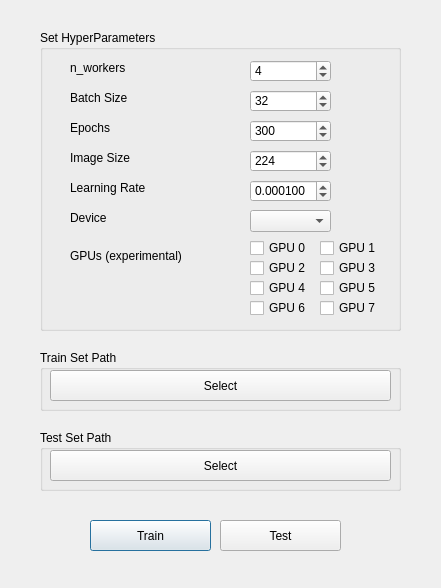
<?xml version="1.0" encoding="UTF-8"?>
<ui version="4.0">
 <class>QMainDialog</class>
 <widget class="QDialog" name="QMainDialog">
  <property name="geometry">
   <rect>
    <x>0</x>
    <y>0</y>
    <width>441</width>
    <height>588</height>
   </rect>
  </property>
  <property name="windowTitle">
   <string>Dialog</string>
  </property>
  <property name="modal">
   <bool>false</bool>
  </property>
  <widget class="QPushButton" name="pushButton_train">
   <property name="geometry">
    <rect>
     <x>90</x>
     <y>520</y>
     <width>121</width>
     <height>31</height>
    </rect>
   </property>
   <property name="text">
    <string>Train</string>
   </property>
  </widget>
  <widget class="QPushButton" name="pushButton_test">
   <property name="geometry">
    <rect>
     <x>220</x>
     <y>520</y>
     <width>121</width>
     <height>31</height>
    </rect>
   </property>
   <property name="text">
    <string>Test</string>
   </property>
  </widget>
  <widget class="QGroupBox" name="groupBox">
   <property name="geometry">
    <rect>
     <x>40</x>
     <y>30</y>
     <width>361</width>
     <height>301</height>
    </rect>
   </property>
   <property name="title">
    <string>Set HyperParameters</string>
   </property>
   <property name="flat">
    <bool>false</bool>
   </property>
   <property name="checkable">
    <bool>false</bool>
   </property>
   <widget class="QLabel" name="label_6">
    <property name="geometry">
     <rect>
      <x>30</x>
      <y>30</y>
      <width>81</width>
      <height>16</height>
     </rect>
    </property>
    <property name="text">
     <string>n_workers</string>
    </property>
   </widget>
   <widget class="QCheckBox" name="checkBox_GPU0">
    <property name="geometry">
     <rect>
      <x>210</x>
      <y>210</y>
      <width>81</width>
      <height>16</height>
     </rect>
    </property>
    <property name="text">
     <string>GPU 0</string>
    </property>
   </widget>
   <widget class="QLabel" name="label">
    <property name="geometry">
     <rect>
      <x>30</x>
      <y>150</y>
      <width>81</width>
      <height>16</height>
     </rect>
    </property>
    <property name="text">
     <string>Learning Rate</string>
    </property>
   </widget>
   <widget class="QCheckBox" name="checkBox_GPU1">
    <property name="geometry">
     <rect>
      <x>280</x>
      <y>210</y>
      <width>81</width>
      <height>16</height>
     </rect>
    </property>
    <property name="text">
     <string>GPU 1</string>
    </property>
   </widget>
   <widget class="QLabel" name="label_2">
    <property name="geometry">
     <rect>
      <x>30</x>
      <y>210</y>
      <width>151</width>
      <height>31</height>
     </rect>
    </property>
    <property name="frameShape">
     <enum>QFrame::NoFrame</enum>
    </property>
    <property name="text">
     <string>GPUs (experimental)</string>
    </property>
   </widget>
   <widget class="QSpinBox" name="spinBox_epochs">
    <property name="geometry">
     <rect>
      <x>210</x>
      <y>90</y>
      <width>81</width>
      <height>22</height>
     </rect>
    </property>
    <property name="maximum">
     <number>1000</number>
    </property>
    <property name="value">
     <number>300</number>
    </property>
   </widget>
   <widget class="QLabel" name="label_4">
    <property name="geometry">
     <rect>
      <x>30</x>
      <y>90</y>
      <width>81</width>
      <height>16</height>
     </rect>
    </property>
    <property name="text">
     <string>Epochs</string>
    </property>
   </widget>
   <widget class="QCheckBox" name="checkBox_GPU3">
    <property name="geometry">
     <rect>
      <x>280</x>
      <y>230</y>
      <width>81</width>
      <height>16</height>
     </rect>
    </property>
    <property name="text">
     <string>GPU 3</string>
    </property>
   </widget>
   <widget class="QCheckBox" name="checkBox_GPU2">
    <property name="geometry">
     <rect>
      <x>210</x>
      <y>230</y>
      <width>81</width>
      <height>16</height>
     </rect>
    </property>
    <property name="text">
     <string>GPU 2</string>
    </property>
   </widget>
   <widget class="QSpinBox" name="spinBox_imgsize">
    <property name="geometry">
     <rect>
      <x>210</x>
      <y>120</y>
      <width>81</width>
      <height>22</height>
     </rect>
    </property>
    <property name="maximum">
     <number>1024</number>
    </property>
    <property name="value">
     <number>224</number>
    </property>
   </widget>
   <widget class="QLabel" name="label_7">
    <property name="geometry">
     <rect>
      <x>30</x>
      <y>180</y>
      <width>81</width>
      <height>16</height>
     </rect>
    </property>
    <property name="text">
     <string>Device</string>
    </property>
   </widget>
   <widget class="QLabel" name="label_3">
    <property name="geometry">
     <rect>
      <x>30</x>
      <y>120</y>
      <width>81</width>
      <height>16</height>
     </rect>
    </property>
    <property name="text">
     <string>Image Size</string>
    </property>
   </widget>
   <widget class="QDoubleSpinBox" name="doubleSpinBox_lr">
    <property name="geometry">
     <rect>
      <x>210</x>
      <y>150</y>
      <width>81</width>
      <height>22</height>
     </rect>
    </property>
    <property name="decimals">
     <number>6</number>
    </property>
    <property name="singleStep">
     <double>0.000010000000000</double>
    </property>
    <property name="value">
     <double>0.000100000000000</double>
    </property>
   </widget>
   <widget class="QLabel" name="label_5">
    <property name="geometry">
     <rect>
      <x>30</x>
      <y>60</y>
      <width>81</width>
      <height>16</height>
     </rect>
    </property>
    <property name="text">
     <string>Batch Size</string>
    </property>
   </widget>
   <widget class="QSpinBox" name="spinBox_batchsize">
    <property name="geometry">
     <rect>
      <x>210</x>
      <y>60</y>
      <width>81</width>
      <height>22</height>
     </rect>
    </property>
    <property name="maximum">
     <number>1024</number>
    </property>
    <property name="value">
     <number>32</number>
    </property>
   </widget>
   <widget class="QCheckBox" name="checkBox_GPU5">
    <property name="geometry">
     <rect>
      <x>280</x>
      <y>250</y>
      <width>81</width>
      <height>16</height>
     </rect>
    </property>
    <property name="text">
     <string>GPU 5</string>
    </property>
   </widget>
   <widget class="QCheckBox" name="checkBox_GPU4">
    <property name="geometry">
     <rect>
      <x>210</x>
      <y>250</y>
      <width>81</width>
      <height>16</height>
     </rect>
    </property>
    <property name="text">
     <string>GPU 4</string>
    </property>
   </widget>
   <widget class="QCheckBox" name="checkBox_GPU6">
    <property name="geometry">
     <rect>
      <x>210</x>
      <y>270</y>
      <width>81</width>
      <height>16</height>
     </rect>
    </property>
    <property name="text">
     <string>GPU 6</string>
    </property>
   </widget>
   <widget class="QCheckBox" name="checkBox_GPU7">
    <property name="geometry">
     <rect>
      <x>280</x>
      <y>270</y>
      <width>81</width>
      <height>16</height>
     </rect>
    </property>
    <property name="text">
     <string>GPU 7</string>
    </property>
   </widget>
   <widget class="QComboBox" name="comboBox_device">
    <property name="geometry">
     <rect>
      <x>210</x>
      <y>180</y>
      <width>81</width>
      <height>22</height>
     </rect>
    </property>
    <property name="currentText">
     <string/>
    </property>
   </widget>
   <widget class="QSpinBox" name="spinBox_nworkers">
    <property name="geometry">
     <rect>
      <x>210</x>
      <y>30</y>
      <width>81</width>
      <height>22</height>
     </rect>
    </property>
    <property name="maximum">
     <number>1024</number>
    </property>
    <property name="value">
     <number>4</number>
    </property>
   </widget>
  </widget>
  <widget class="QGroupBox" name="groupBox_2">
   <property name="geometry">
    <rect>
     <x>40</x>
     <y>350</y>
     <width>361</width>
     <height>61</height>
    </rect>
   </property>
   <property name="title">
    <string>Train Set Path</string>
   </property>
   <property name="flat">
    <bool>false</bool>
   </property>
   <property name="checkable">
    <bool>false</bool>
   </property>
   <widget class="QPushButton" name="pushButton_trainpath">
    <property name="geometry">
     <rect>
      <x>10</x>
      <y>20</y>
      <width>341</width>
      <height>31</height>
     </rect>
    </property>
    <property name="text">
     <string>Select</string>
    </property>
   </widget>
  </widget>
  <widget class="QGroupBox" name="groupBox_3">
   <property name="geometry">
    <rect>
     <x>40</x>
     <y>430</y>
     <width>361</width>
     <height>61</height>
    </rect>
   </property>
   <property name="title">
    <string>Test Set Path</string>
   </property>
   <property name="flat">
    <bool>false</bool>
   </property>
   <property name="checkable">
    <bool>false</bool>
   </property>
   <widget class="QPushButton" name="pushButton_testpath">
    <property name="geometry">
     <rect>
      <x>10</x>
      <y>20</y>
      <width>341</width>
      <height>31</height>
     </rect>
    </property>
    <property name="text">
     <string>Select</string>
    </property>
   </widget>
  </widget>
 </widget>
 <resources/>
 <connections/>
</ui>
